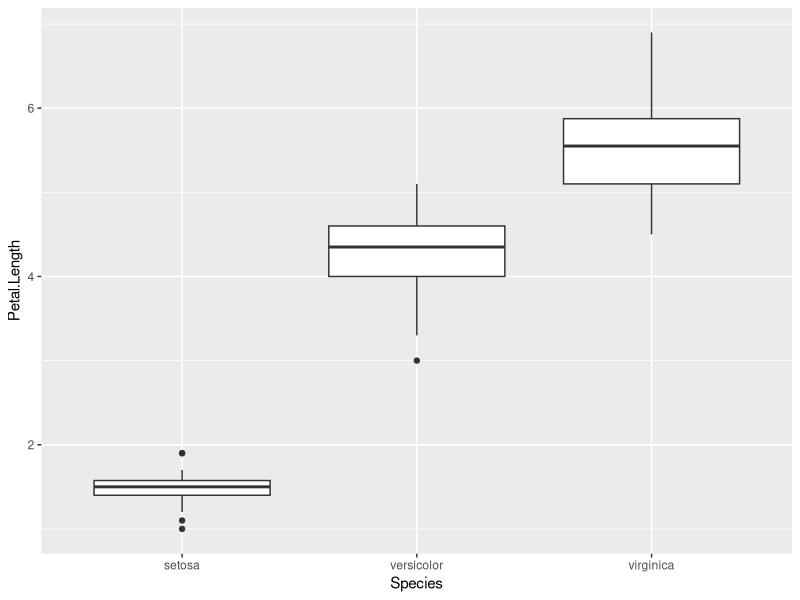
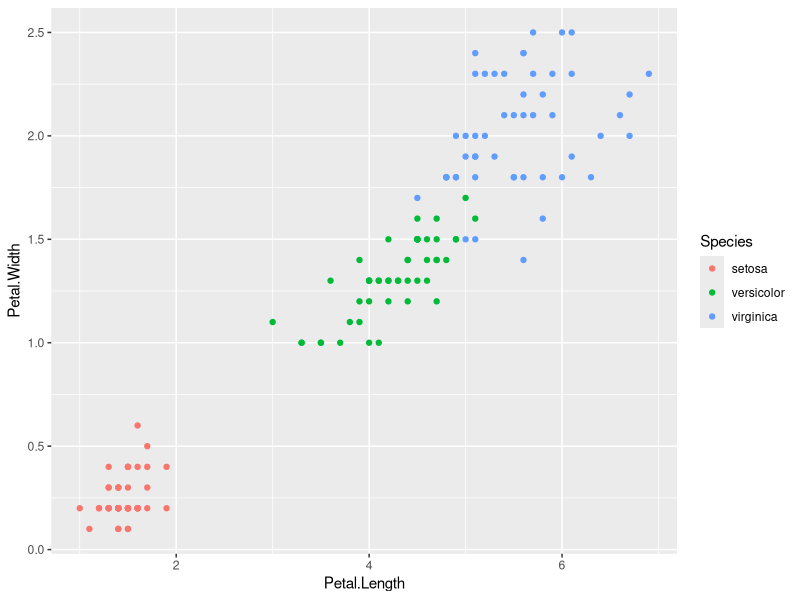
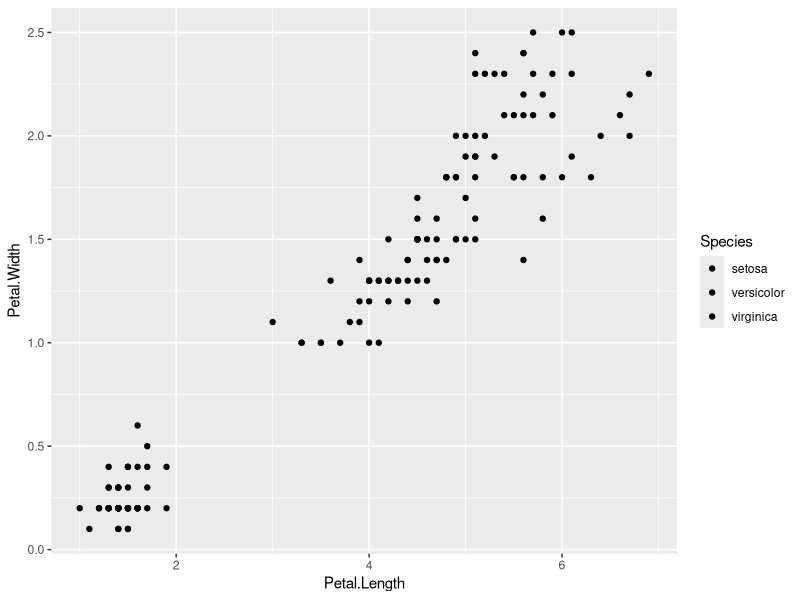
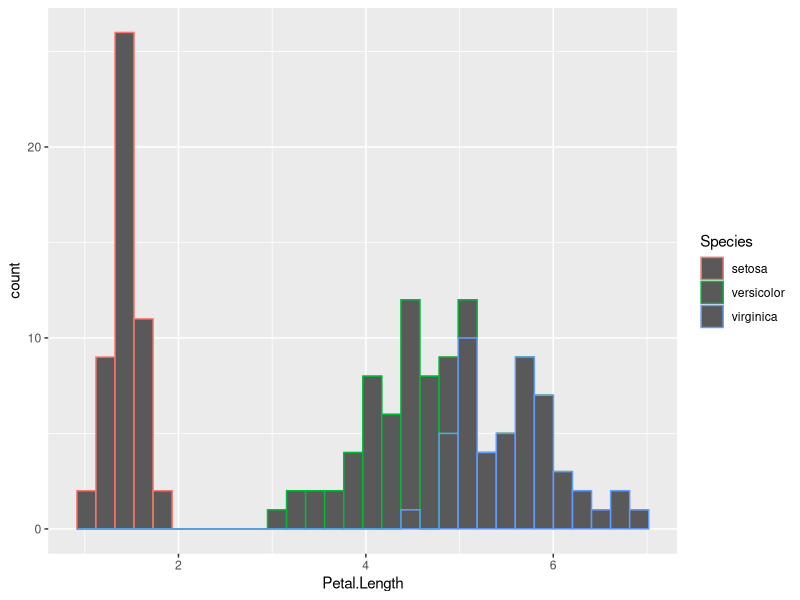
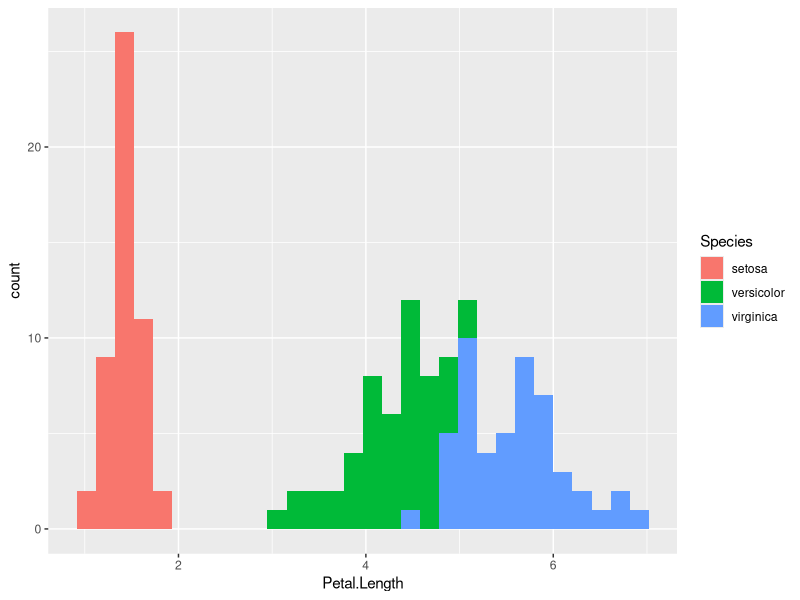
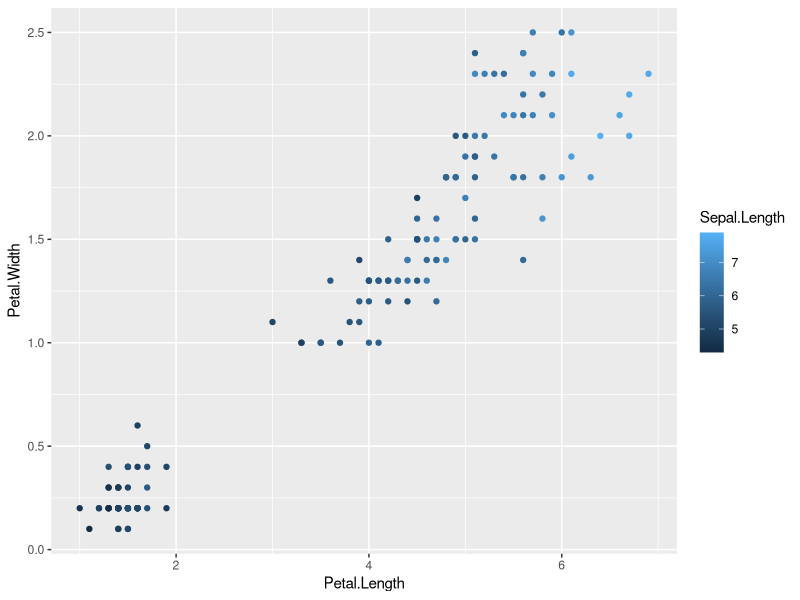
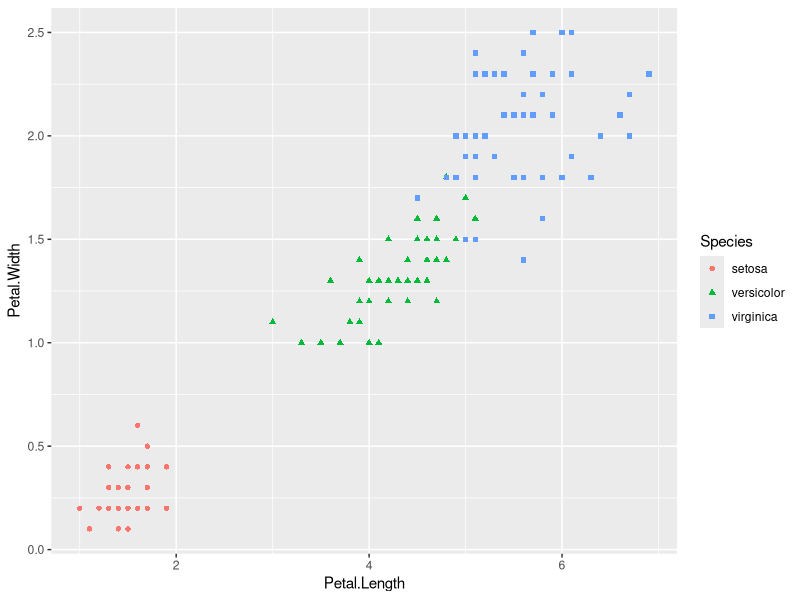
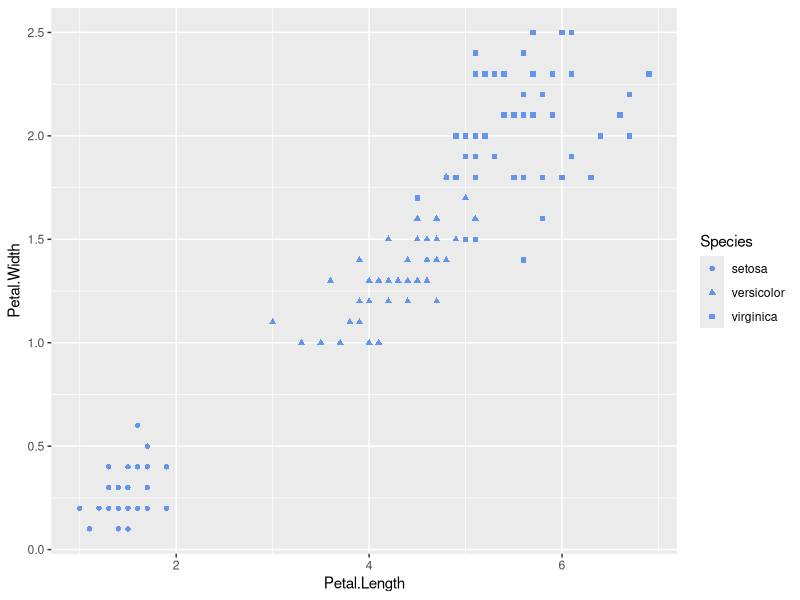

Generate these figures, in order, with R:
## ---- chunk 1
knitr::opts_chunk$set(echo = TRUE, warning = FALSE, message = FALSE)
## ---- chunk 2
library("tidyverse")
library("cowplot")
## ---- chunk 3
data(iris)
head(iris)
## ---- chunk 4
ggplot(iris, aes(x = Species, y = Petal.Length)) +
  geom_boxplot()
## ---- chunk 5
ggplot(iris, aes(x = Petal.Length, y = Petal.Width, colour = Species)) +
  geom_point()
ggplot(iris, aes(x = Petal.Length, y = Petal.Width, fill = Species)) +
  geom_point()
## ---- chunk 6
ggplot(iris, aes(x = Petal.Length, colour = Species)) +
  geom_histogram()
ggplot(iris, aes(x = Petal.Length, fill = Species)) +
  geom_histogram()
## ---- chunk 7
ggplot(iris, aes(x = Petal.Length, y = Petal.Width, colour = Sepal.Length)) +
  geom_point()
## ---- chunk 8
ggplot(iris, aes(x = Petal.Length, y = Petal.Width, colour = Species, shape = Species)) +
  geom_point()
## ---- chunk 9
ggplot(iris, aes(x = Petal.Length, y = Petal.Width, shape = Species)) +
  geom_point(colour = "cornflowerblue")
## ---- chunk 10
ggplot(iris, aes(x = Species, y = Petal.Length)) +
  geom_violin() +
  geom_boxplot(width = .15)
## ---- chunk 11
ggplot(iris, aes(x = Species, y = Petal.Length)) +
  geom_boxplot(width = .15) +
  geom_violin()
## ---- chunk 12
ggplot(iris, aes(x = Species, y = Petal.Length)) +
  geom_boxplot(width = .15) +
  geom_violin(alpha = 0.25)
## ---- chunk 13
ggplot(iris, aes(x = Species, y = Petal.Length, fill = Species)) +
  geom_violin() +
  geom_boxplot(width = .15)
## ---- chunk 14
ggplot(iris, aes(x = Species, y = Petal.Length)) +
  geom_violin(aes(fill = Species)) +
  geom_boxplot(width = .15)
## ---- chunk 15
ggplot(iris, aes(x = Species, y = Petal.Length)) +
  geom_violin(aes(colour = Species)) +
  geom_boxplot(width = .15, aes(fill = Species))
## ---- chunk 16
ggplot(iris, aes(x = Petal.Length, colour = Species)) +
  geom_point(stat = "bin")
## ---- chunk 17
ggplot(iris, aes(x = Petal.Length, fill = Species)) +
  geom_histogram(binwidth = 0.25)
## ---- chunk 18
ggplot(iris, aes(x = Petal.Length, y = Petal.Width)) +
  geom_point() +
  geom_smooth()
## ---- chunk 19
ggplot(iris, aes(x = Petal.Length, y = Petal.Width)) +
  geom_point() +
  geom_smooth(method = "lm")
## ---- chunk 20
ggplot(iris, aes(x = Petal.Length, y = Petal.Width)) +
  geom_point() +
  geom_smooth(method = "lm", formula = y ~ sqrt(x), se = .90)
## ---- chunk 21
ggplot(iris, aes(x = Petal.Length, y = Petal.Width)) +
  geom_smooth(method = "lm", colour = "grey20") +
  geom_point(aes(colour = Species))
## ---- chunk 22
df <- data.frame(value = rep(1:2, 8),
                 label = rep(c("A", "B"), times = c(10, 6)))
head(df)
## ---- chunk 23
ggplot(df, aes(x = value, fill = label)) +
  geom_histogram()
## ---- chunk 24
ggplot(df, aes(x = value, fill = label)) +
  geom_histogram(position = "identity")
## ---- chunk 25
ggplot(df, aes(x = value, fill = label)) +
  geom_bar(position = "dodge")
## ---- chunk 26
ggplot(iris, aes(x = Petal.Length, fill = Species)) +
  geom_histogram(alpha = 0.5, position = "identity")
## ---- chunk 27
ggplot(iris, aes(x = Petal.Length)) +
  facet_wrap(~Species) +
  geom_histogram()
## ---- chunk 28
ggplot(iris, aes(x = Petal.Length)) +
  facet_grid((Petal.Width >= 1.5) ~ Species) +
  geom_histogram()
## ---- chunk 29
width_labs <- c("TRUE" = "Wide petals", "FALSE" = "Narrow petals")
species_labs <- c("setosa" = "I. setosa", "versicolor" = "I. versicolor", "virginica" = "I. virginica")
## ---- chunk 30
ggplot(iris, aes(x = Petal.Length)) +
  facet_grid((Petal.Width >= 1.5) ~ Species, labeller = labeller(.rows = width_labs, Species = species_labs)) +
  geom_histogram()
## ---- chunk 31
ggplot(iris, aes(x = Species, y = Petal.Length, fill = Species)) +
  geom_boxplot() +
  scale_x_discrete("Species", labels = species_labs) +
  scale_y_continuous("Petal Length", limits = c(0, 8), breaks = 1:7) +
  scale_fill_manual("", values = c("virginica" = "red", "setosa" = "blue", "versicolor" = "yellow"),
                    labels = species_labs)
## ---- chunk 32
species_cols <- c("setosa" = "#663171", "versicolor" = "#ea7428", "virginica" = "#0c7156")
## ---- chunk 33
ggplot(iris, aes(x = Petal.Length, y = Petal.Width)) +
  geom_smooth(method = "lm", colour = "grey70") +
  geom_point(aes(colour = Species)) +
  scale_x_continuous("Petal length (cm)", breaks = 0:7) +
  scale_y_continuous("Petal width (cm)", breaks = 0:3) +
  scale_colour_manual("Species", values = species_cols, labels = species_labs)
## ---- chunk 34
p <- ggplot(iris, aes(x = Petal.Length, y = Petal.Width, colour = Species)) +
  geom_point()
p
p + theme_bw()
p + theme_classic()
## ---- chunk 35
p + theme_classic(base_size = 18) + theme(legend.position = "top")
## ---- chunk 36
theme_lvb <- theme_minimal(base_size = 10) +
  theme(
    text = element_text(color = "gray20"),
    # Legend
    legend.position = "top",
    legend.direction = "horizontal",
    legend.justification = 0.1,
    legend.title = element_blank(),
    # Axes
    axis.text = element_text(face = "italic"),
    axis.title.x = element_text(vjust = -1),        
    axis.title.y = element_text(vjust = 2),
    axis.ticks.x = element_line(color = "gray40", size = 0.3),
    axis.ticks.y = element_blank(),
    axis.line = element_line(color = "gray40", size = 0.3),
    axis.line.y = element_blank(),
    # Panel
    panel.grid.major = element_line(color = "gray40", size = 0.5),
    panel.grid.major.x = element_blank())
## ---- chunk 37
p + theme_lvb
## ---- chunk 38
p + 
  ggtitle("Title", subtitle = "Optional descriptive subtitle") +
  annotate("rect", xmin = 0.8, xmax = 2.1, ymin = 0, ymax = .7, alpha = 0.2) +
  annotate("text", x = 1.5, y = 0.85, label = "smaller flowers")
## ---- chunk 39
q1 <- ggplot(iris, aes(x = Species, y = Petal.Length)) + geom_boxplot()
q2 <- ggplot(iris, aes(x = Species, y = Petal.Width)) + geom_boxplot()
plot_grid(q1, q2, labels = c("A", "B"), label_size = 12)
## ---- chunk 40
p <- ggplot(iris, aes(x = Petal.Length, y = Petal.Width)) + geom_point()

q <- plot_grid(q1, q2, labels = c("B", "C"), label_size = 12)

plot_grid(p, q, nrow = 2, labels = c("A", ""), label_size = 12, rel_heights = c(2, 1))
## ---- chunk 41
p1 <- ggplot(iris, aes(x = Petal.Length, fill = Species)) +
  theme_lvb + theme(legend.position = "none") +
  geom_histogram(position = "identity", alpha = 0.7, binwidth = .25) +
  scale_x_continuous("Petal length (cm)", breaks = 0:7) +
  scale_y_continuous("Count") +
  scale_fill_manual("Species", values = species_cols, labels = species_labs)
p2 <- ggplot(iris, aes(x = Petal.Width, fill = Species)) +
  theme_lvb + theme(legend.position = "none") +
  geom_histogram(position = "identity", alpha = 0.7, binwidth = .25) +
  scale_x_continuous("Petal width (cm)", breaks = 0:3) +
  scale_y_continuous("Count") +
  scale_fill_manual("Species", values = species_cols, labels = species_labs)
q <- ggplot(iris, aes(x = Petal.Length, y = Petal.Width)) +
  theme_lvb +
  geom_smooth(method = "lm", colour = "grey70") +
  geom_point(aes(colour = Species)) +
  scale_x_continuous("Petal length (cm)", breaks = 0:7) +
  scale_y_continuous("Petal width (cm)", breaks = 0:3) +
  scale_colour_manual("Species", values = species_cols, labels = species_labs)

p <- plot_grid(p1, p2, ncol = 1, labels = c("B", "C"), label_size = 11)
plot_grid(q, p, nrow =1, labels = c("A", ""), label_size = 11)
## ---- chunk 42
plot_save <- function(p, filename, size = 1, ar = 1, dev = "jpeg"){
  allowed_devs <- c("eps", "ps", "tex", "pdf", "jpeg", 
                    "tiff", "png", "bmp", "svg")
  if (!(dev %in% allowed_devs))
    stop("Invalid device.")
  if (dev != "jpeg" & !str_detect(filename, paste0("\\.", dev)))
    filename <- paste0(filename, ".", dev)
  if (dev == "jpeg" & !str_detect(filename, "\\.jpg|\\.jpeg"))
    filename <- paste0(filename, ".jpg")
  w <- round(190 * size)
  h <- w/ar
  ggsave(filename = filename,
         plot = p,
         width = w,
         height = h,
         units = "mm",
         device = dev)
}
